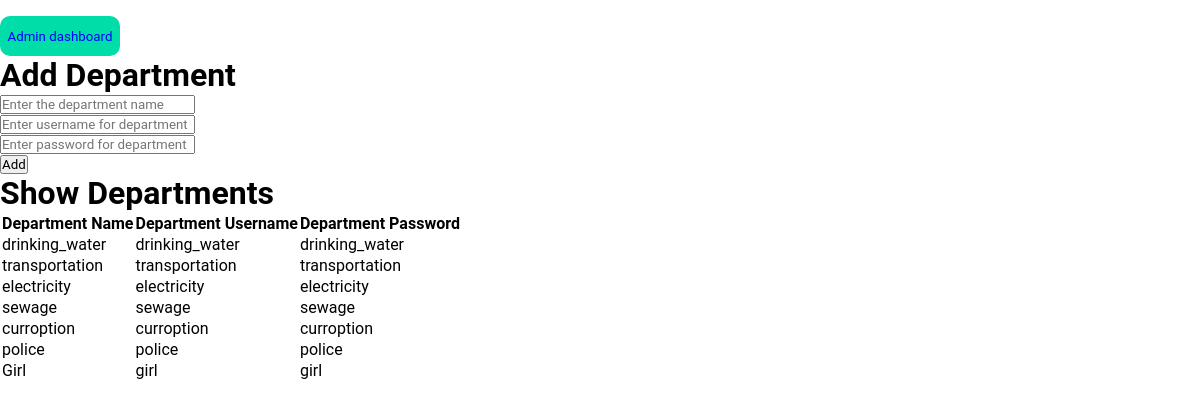
The page /views/showdepartment.php (signed in) on the database its author committed.
### tables this page shows
CREATE TABLE `department` (
  `department_id` int(5) NOT NULL,
  `department_name` varchar(30) NOT NULL,
  `department_username` varchar(30) NOT NULL,
  `department_password` varchar(20) NOT NULL
);

### views/showdepartment.php (the view, shortened to what this page needs)
<?php
    if(!empty($_SESSION['admin_id'])){
        ?>
        <!DOCTYPE html>
        <html lang="en">
        <head>
            <link rel="stylesheet" href="../style.css">
        </head>
        <body>
            <button onclick="location.href='admindashboard.php';">Admin dashboard</button>
            <div class="adddepartment">
                <h1>Add Department</h1>
                <form action="../auth/departmentaddbackend.php" method="POST">
                    <input type="text" name="department_name" id="department_name" placeholder="Enter the department name"><br>
                    <input type="text" name="department_username" id="department_username" placeholder="Enter username for department"><br>
                    <input type="password" name="department_password" id="department_password" placeholder="Enter password for department"><br>
                    <input type="submit" value="Add" name="add" id="add">
                </form>
            </div>
            <div class="departmentshow">
                <h1>Show Departments</h1>
                <table>
                    <tr>
                        <th>Department Name</th>
                        <th>Department Username</th>
                        <th>Department Password</th>
                    </tr>
                    <?php
                        include_once '../connection/connection.php';
                        $query="SELECT * FROM department";
                        $result=mysqli_query($db_con,$query);
                        while($row=mysqli_fetch_assoc($result)){
                            echo "<tr>";
                            echo "<td>".$row['department_name']."</td>";
                            echo "<td>".$row['department_username']."</td>";
                            echo "<td>".$row['department_password']."</td>";
                            echo "</tr>";
                        }
                    ?>
                </table>
            </div>
        </body>
        </html>
        <?php
    }
    else{
        header('location:../views/accessdenied.php');
    }
?>

### style.css (style rules this page uses)
* { margin: 0%; padding: 0%; font-family: 'Roboto', sans-serif; }
button { margin-top: 2vh; height: 5vh; width: 10vw; background-color: rgb(0, 221, 169); border-radius: 10px; border: none; color: blue; cursor: pointer; }

### rows shown on the page
department: department_name "drinking_water", department_username "drinking_water", department_password "drinking_water"
department: department_name "transportation", department_username "transportation", department_password "transportation"
department: department_name "electricity", department_username "electricity", department_password "electricity"
department: department_name "sewage", department_username "sewage", department_password "sewage"
department: department_name "curroption", department_username "curroption", department_password "curroption"
department: department_name "police", department_username "police", department_password "police"
department: department_name "Girl", department_username "girl", department_password "girl"
